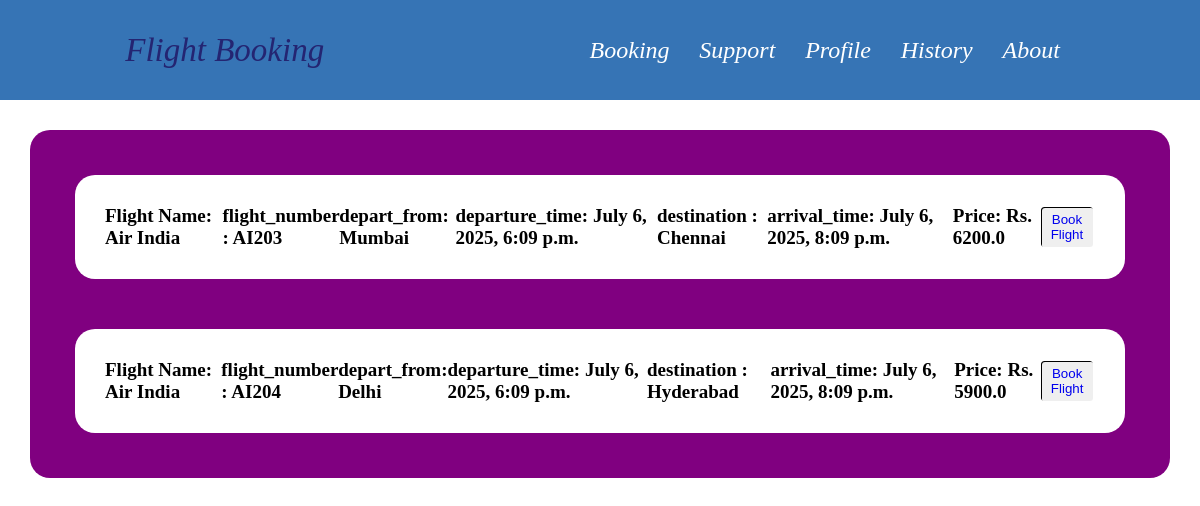
The app's page /airindia with its own data.
### base/models.py (models this page shows)
class AirIndiaModel(models.Model):
    name = models.CharField(max_length=30)  # Airline or flight name
    flight_number = models.CharField(max_length=10, unique=True)  # e.g., "6E123"
    depart_from = models.CharField(max_length=20)  # Departure city/airport
    departure_time = models.DateTimeField()  # Date and time of departure
    destination = models.CharField(max_length=20)  # Arrival city/airport
    arrival_time = models.DateTimeField()  # Date and time of arrival
    price = models.FloatField(default=0.00)  # Ticket price

### base/views.py (the view)
# urls.py: path('airindia',views.airindia,name='airindia'),
def airindia(request):
    air=AirIndiaModel.objects.all()
    return render(request,'airindia.html',{'air':air})

### base/templates/airindia.html
{% extends 'main.html' %}
{% block content %}
    <div class="flights">
    {% for i in air %}
        <div class="details">
            <h2>Flight Name: {{i.name}}</h2>
            <h2>flight_number : {{i.flight_number }}</h2>
            <h2>depart_from: {{i.depart_from}}</h2>
            <h2>departure_time: {{i.departure_time}}</h2>
            <h2>destination : {{i.destination }}</h2>
            <h2>arrival_time: {{i.arrival_time}}</h2>
            <h2>Price: Rs. {{i.price}}</h2><br>
            <button><a href="{% url 'booking' airline='airindia' pk=i.id %}">Book Flight</a></button>
        </div>
    {% endfor %}
    </div>
{% endblock content %}

### static/style.css (style rules this page uses)
* { margin: 0; padding: 0; box-sizing: border-box; }

### records on screen
AirIndiaModel: name "Air India", flight_number "AI203", depart_from "Mumbai", departure_time "July 6, 2025, 6:09 p.m.", destination "Chennai", arrival_time "July 6, 2025, 8:09 p.m.", price "6200.0"
AirIndiaModel: name "Air India", flight_number "AI204", depart_from "Delhi", departure_time "July 6, 2025, 6:09 p.m.", destination "Hyderabad", arrival_time "July 6, 2025, 8:09 p.m.", price "5900.0"
